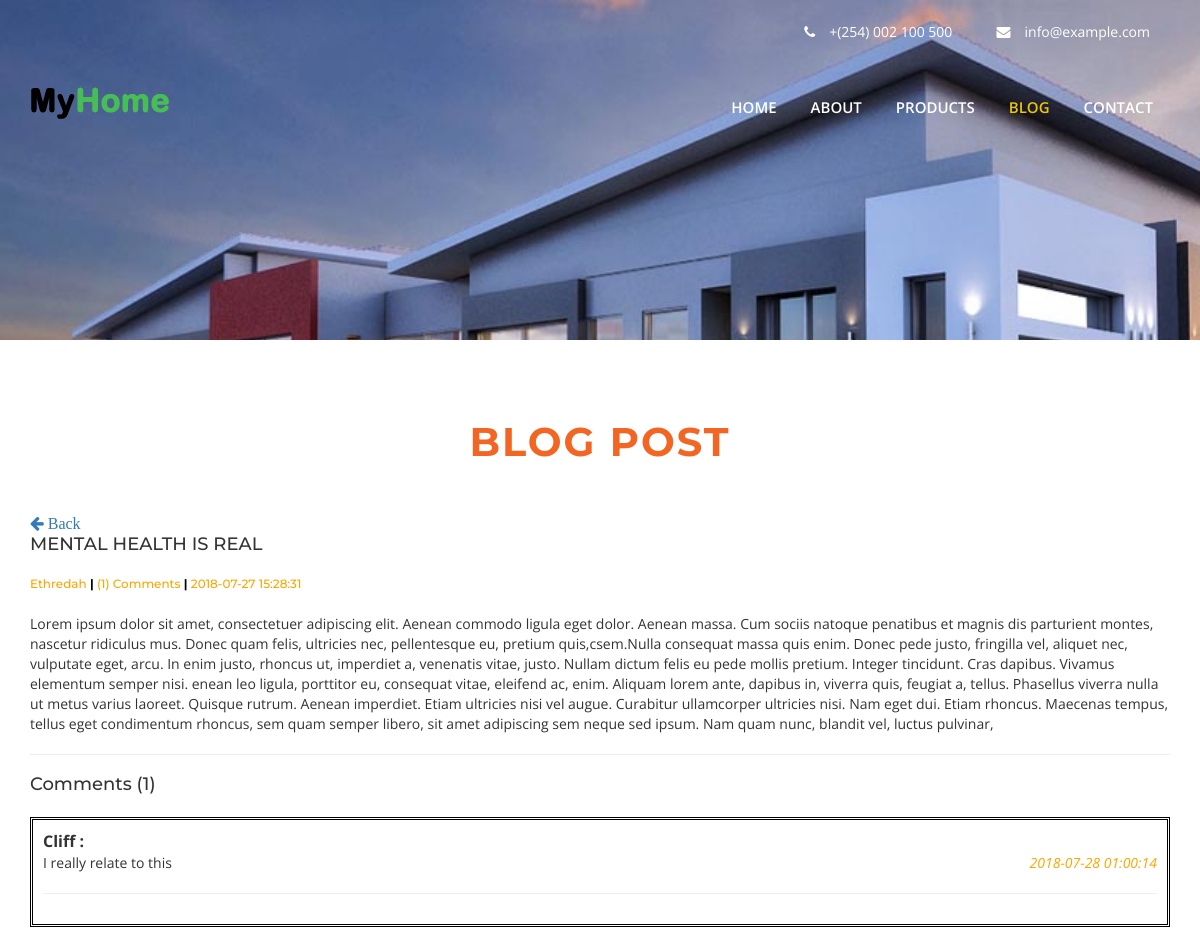
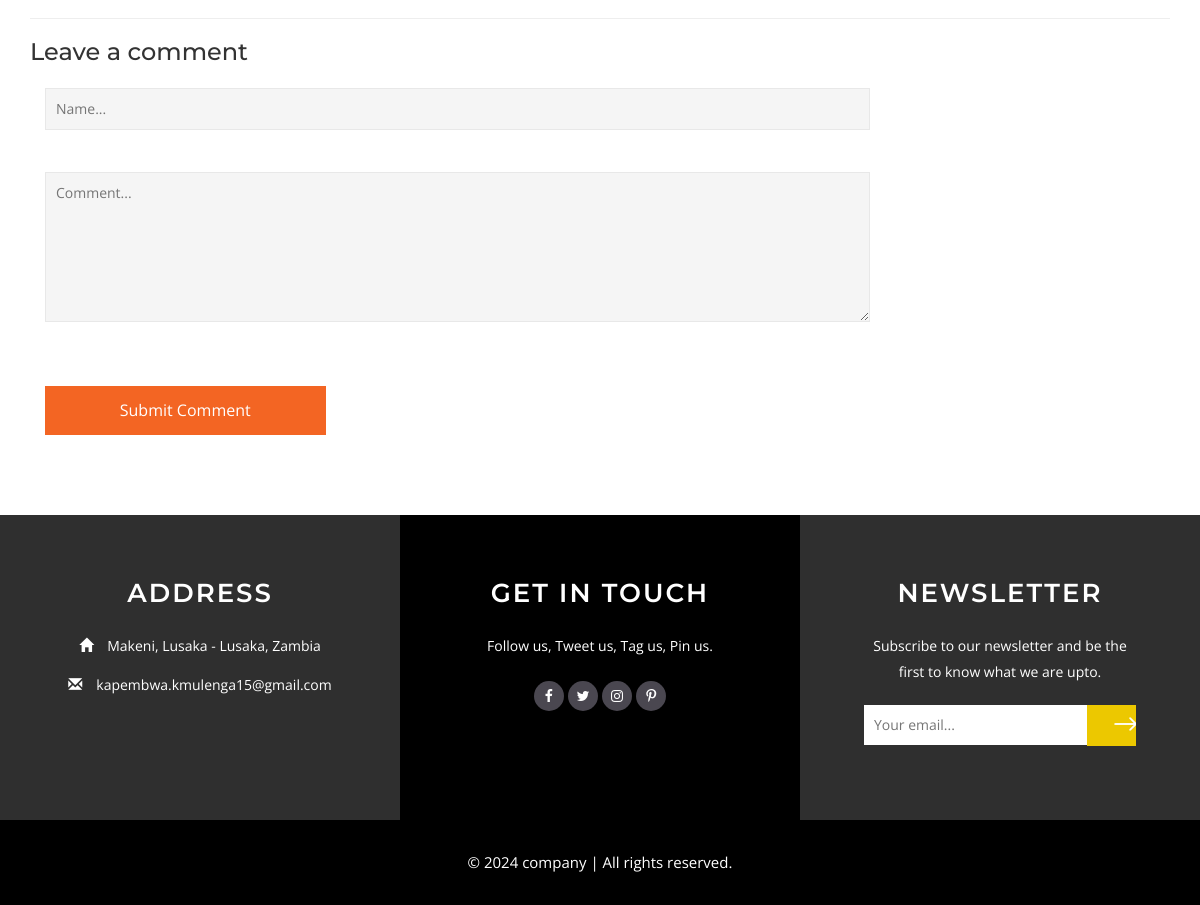
The app's page /single.php?id=5 with its own data (2 pictures, top to bottom).
### tables this page shows
CREATE TABLE `posts` (
  `id` int(11) NOT NULL,
  `author` varchar(200) NOT NULL,
  `title` varchar(400) NOT NULL,
  `content` text NOT NULL,
  `date` datetime NOT NULL DEFAULT current_timestamp()
);

CREATE TABLE `comments` (
  `id` int(11) NOT NULL,
  `name` varchar(200) NOT NULL,
  `comment` varchar(200) NOT NULL,
  `blogid` int(11) NOT NULL,
  `date` datetime NOT NULL DEFAULT current_timestamp()
);

### single.php (the view, shortened to what this page needs)
<?php
        if (isset($_GET['id'])) {
        $postid = $_GET['id'];
        $sql = "SELECT * FROM posts WHERE id='$postid'";
        $query = mysqli_query($connection, $sql);
        $sql2 = "SELECT * FROM comments WHERE blogid=$postid";
        $query2 = mysqli_query($connection, $sql2);
      }
      else {
        header('Location:blog.php');
      }
?>
<!DOCTYPE html>
<html lang="en">
<head>
<link href="css/bootstrap.css" rel="stylesheet" type="text/css" media="all" />
<link href="css/style.css" rel="stylesheet" type="text/css" media="all" />
<link href="css/font-awesome.css" rel="stylesheet">
</head>
<body>
	<div class="banner1">
		<div class="container">
			<div class="w3_agile_banner_top">
				<div class="agile_phone_mail">
					<ul>
						<li><i class="fa fa-phone" aria-hidden="true"></i>+(254) 002 100 500</li>
						<li><i class="fa fa-envelope" aria-hidden="true"></i><a href="mailto:info@Companyonline.net">info@example.com</a></li>
					</ul>
				</div>
			</div>
			<div class="agileits_w3layouts_banner_nav">
				<nav class="navbar navbar-default">
					<div class="navbar-header navbar-left">
						<h1><a class="navbar-brand" href="index.php"><img src="images/logo.png" class="img-responsive"></a></h1>
					</div>
					<div class="collapse navbar-collapse navbar-right" id="bs-example-navbar-collapse-1">
						<nav class="cl-effect-13" id="cl-effect-13">
						<ul class="nav navbar-nav">
							<li><a href="index.php">Home</a></li>
							<li><a href="about.php">About</a></li>
							<li><a href="portfolio.php">Products</a></li>
							<li class="active"><a href="blog.php">Blog</a></li>
							<li><a href="contact.php">Contact</a></li>
						</ul>
					</nav>
					</div>
				</nav>
			</div>
		</div>
	</div>
	<div class="gallery">
		<div class="container">
			<h2 class="w3l_head w3l_head1">Blog Post</h2>
			<div class="wthree_gallery_grids">
				<div class="row">
					<?php
                          while ($row = mysqli_fetch_assoc($query)) {
					echo
					'<div class="col-md-12">
						<a href="blog.php"><i class="fa fa-arrow-left"> Back</i></a>
						<br>
						<h4>'.$row["title"].'</h4>
						<br>
						<h6 style="color: orange;">'.$row["author"].' <b style="color: #000;">|</b> ('.mysqli_num_rows($query2).') Comments <b style="color: #000;">|</b> '.$row["date"].'</h6>
						<br>
						<p>
							'.$row["content"].'
						</p>'
							;
						}
					?>
						<hr>
						<h4>Comments (<?php echo mysqli_num_rows($query2); ?>)</h4>
						<br/>
						<div style="border-style: double; border-color: #000;">
							<div style="padding: 10px;">
						<?php
						while ($row2 = mysqli_fetch_assoc($query2)) {
						echo
						'
							<b>'.$row2["name"].' :</b>
							<p>
								'.$row2["comment"].'
								<i style="color: orange; float: right;">'.$row2["date"].'</i>
							</p>
							<hr>
							';
							}
						?>
						</div>
						</div>
						<hr>
						<h3>Leave a comment</h3>
						<br/>
						<div class="agileits_mail_grid_left col-md-9" >
						<form action="functions/comment.php" method="post">
							<input type="text" name="name" placeholder="Name..." required />
							<textarea placeholder="Comment..." name="comment" required></textarea>
							<input type="submit" value="Submit Comment" name="submit">
						</form>
						</div>
					</div>
				</div>
			</div>
		</div>
	</div>
	<?php
		include("footer.php");
	?>

### footer.php (shortened to what this page needs)
<div class="footer">
		<div class="col-md-4 footer-left-agileits">
			<h3>Address</h3>
				<ul>
					<li><span class="glyphicon glyphicon-home" aria-hidden="true"></span>Makeni, Lusaka - Lusaka, Zambia</li>
					<li><span class="glyphicon glyphicon-envelope" aria-hidden="true"></span><a href="mailto:kapembwa.kmulenga15@gmail.com">kapembwa.kmulenga15@gmail.com</a></li>
				</ul>
		</div>
		<div class="col-md-4 footer-left-agileinfo">
			<h3>Get In Touch</h3>
			<p>Follow us, Tweet us, Tag us, Pin us.</p>
				<ul class="social-icons">
					<li><a href="#" class="icon icon-border facebook"></a></li>
					<li><a href="#" class="icon icon-border twitter"></a></li>
					<li><a href="#" class="icon icon-border instagram"></a></li>
					<li><a href="#" class="icon icon-border pinterest"></a></li>
				</ul>
		</div>
		<div class="col-md-4 footer-left-w3-agileits">
			<h3>Newsletter</h3>
			<p>Subscribe to our newsletter and be the first to know what we are upto.</p>
				<form action="functions/subscribe.php" method="post">
					<input type="email" name="email" placeholder="Your email..." required="">
					<input type="submit" value=" " name="submit">
				</form>
		</div>
	</div>
	<div class="copyright-w3-agile">
		<div class="container">
			<p>© 2024 company | All rights reserved.</p>
		</div>
	</div>
</body>
</html>

### records on screen
posts: title "MENTAL HEALTH IS REAL", author "Ethredah", date "2018-07-27 15:28:31", content "Lorem ipsum dolor sit amet, consectetuer adipiscing elit. Aenean commodo ligula eget dolor. Aenean massa. Cum sociis natoque penatibus et magnis dis parturient montes, nascetur ridiculus mus. Donec quam felis, ultricies nec, pellentesque eu, pretium quis,csem.Nulla consequat massa quis enim. Donec pede justo, fringilla vel, aliquet nec, vulputate eget, arcu. In enim justo, rhoncus ut, imperdiet a, venenatis vitae, justo. Nullam dictum felis eu pede mollis pretium. Integer tincidunt. Cras dapibus. Vivamus elementum semper nisi. enean leo ligula, porttitor eu, consequat vitae, eleifend ac, enim. Aliquam lorem ante, dapibus in, viverra quis, feugiat a, tellus. Phasellus viverra nulla ut metus…"
comments: name "Cliff", comment "I really relate to this", date "2018-07-28 01:00:14"

### other values on screen
mysqli_num_rows($query2) "1"
